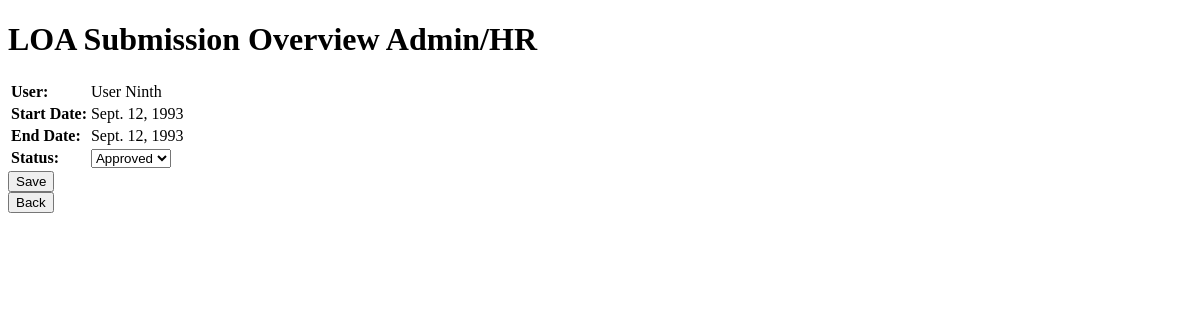
The app's page /loa_submission_overview_admin_hr/?id=2 (signed in), older data.
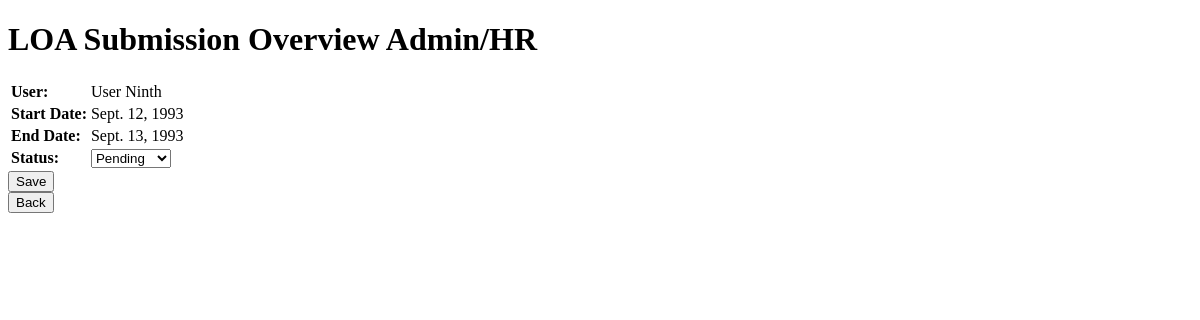
The same page, newer data.
### main/models.py (models this page shows, shortened)
class LOA(models.Model):
    STATUS_CHOICES = [
        ('Pending', 'Pending'),
        ('Approved', 'Approved'),
        ('Denied', 'Denied'),
    ]
    user = models.ForeignKey(User, on_delete=models.CASCADE)
    start_date = models.DateField()
    end_date = models.DateField()
    status = models.CharField(max_length=10, choices=STATUS_CHOICES, default='Pending')

### main/views.py (the view)
# urls.py: path('loa_submission_overview_admin_hr/', views.loa_submission_overview_admin_hr, name='loa_submission_overview_admin_hr'),
@login_required
@user_passes_test(lambda u: is_admin(u) or is_approver(u) or is_it(u))
def loa_submission_overview_admin_hr(request):
    loa_id = request.GET.get('id')
    loa = get_object_or_404(LOA, id=loa_id)
    if request.method == 'POST':
        form = LOAAdminForm(request.POST, instance=loa)
        if form.is_valid():
            original_status = loa.status
            form.save()
            recipient_list = get_user_emails_by_group('Approver') + [loa.user.email]
            user_full_name = f'{loa.user.first_name} {loa.user.last_name}'
            if loa.status != original_status:
                subject = f'Absence Request for {user_full_name} Updated to {loa.status}'
            else:
                subject = f'Absence Request for {user_full_name} Updated'
            details_dict = {
                'First Name': loa.user.first_name,
                'Last Name': loa.user.last_name,
                'Start Date': loa.start_date,
                'End Date': loa.end_date,
                'Status': loa.status,
            }
            send_email(
                subject,
                details_dict,
                recipient_list
            )
            return redirect('loa_admin_hr')
        else:
            print("Form is not valid:", form.errors)
    else:
        form = LOAAdminForm(instance=loa)
    return render(request, 'loa_submission_overview_admin_hr.html', {'form': form, 'loa': loa})

### main/forms.py
class LOAAdminForm(forms.ModelForm):
    class Meta:
        model = LOA
        fields = ['start_date', 'end_date', 'status']

### main/views.py (called while the page is built)
def is_admin(user):
    return user.groups.filter(name='Admin').exists()

def is_approver(user):
    return user.groups.filter(name='Approver').exists()

### main/templates/loa_submission_overview_admin_hr.html (shortened to what this page needs)
<!DOCTYPE html>
<html>
<head>
</head>
<body>
<h1>LOA Submission Overview Admin/HR</h1>
<form method="post">
<table>
<tr>
<td><b>User:</b></td><td>{{ loa.user.get_full_name }}</td>
</tr>
<tr>
<td><b>Start Date:</b></td><td>{{ form.start_date.value }}</td>
</tr>
<tr>
<td><b>End Date:</b></td><td>{{ form.end_date.value }}</td>
</tr>
<tr>
<td><b>Status:</b></td>
<td>
    <select name="status">
        {% for choice in form.status.field.choices %}
        <option value="{{ choice.0 }}" {% if form.status.value == choice.0 %}selected{% endif %}>{{ choice.1 }}</option>
        {% endfor %}
    </select>
</td>
</tr>
</table>
<button type="submit">Save</button>
</form>
<a href="{% url 'loa_admin_hr' %}"><button type="button">Back</button></a>
</body>
</html>

Row changes from the older to the newer data that the page shows:
changed LOA "User Ninth": end_date.value "Sept. 12, 1993" → "Sept. 13, 1993"; status "Approved" → "Pending"
